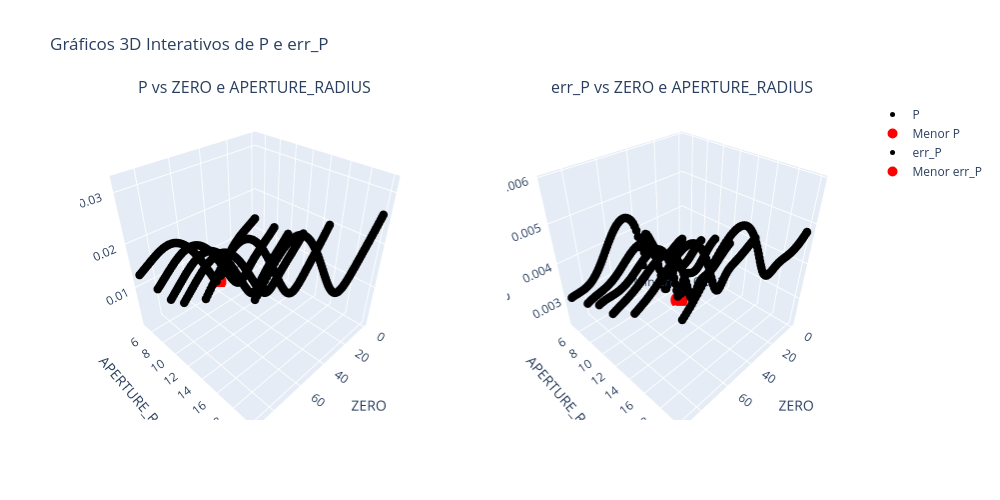
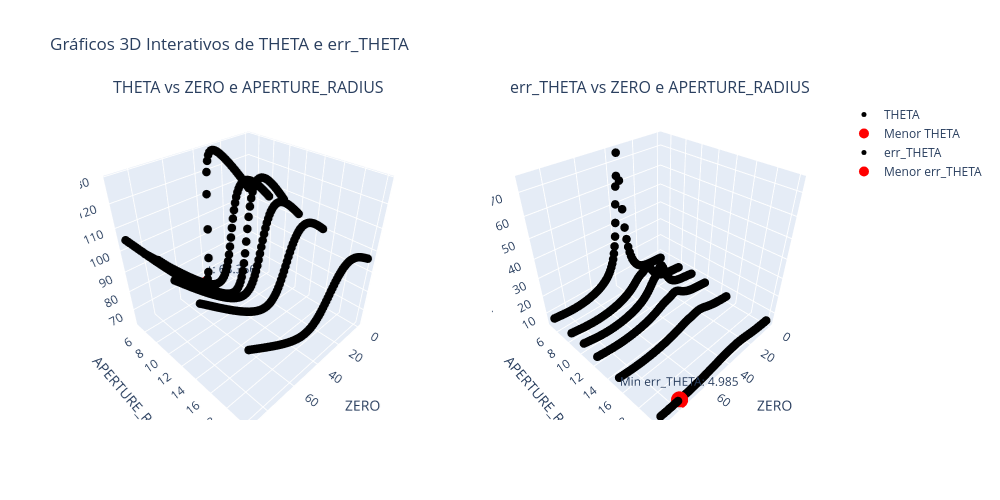
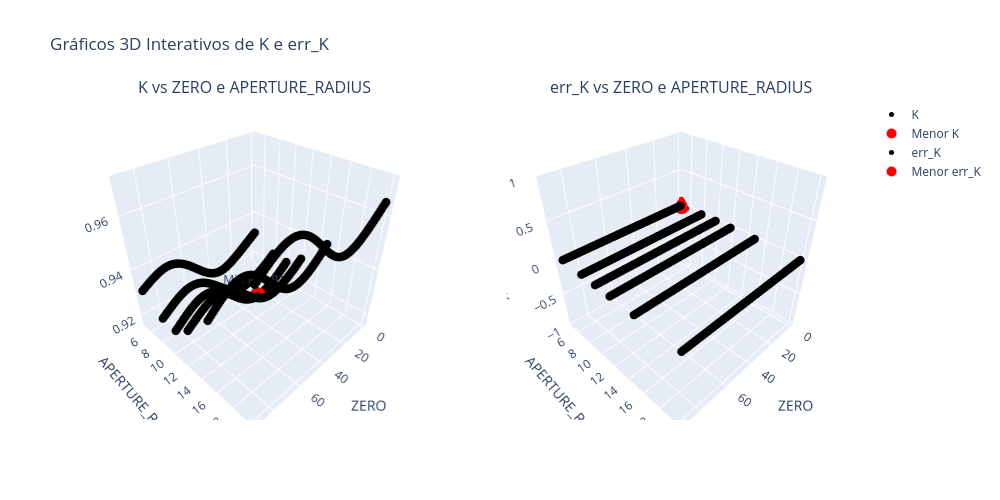
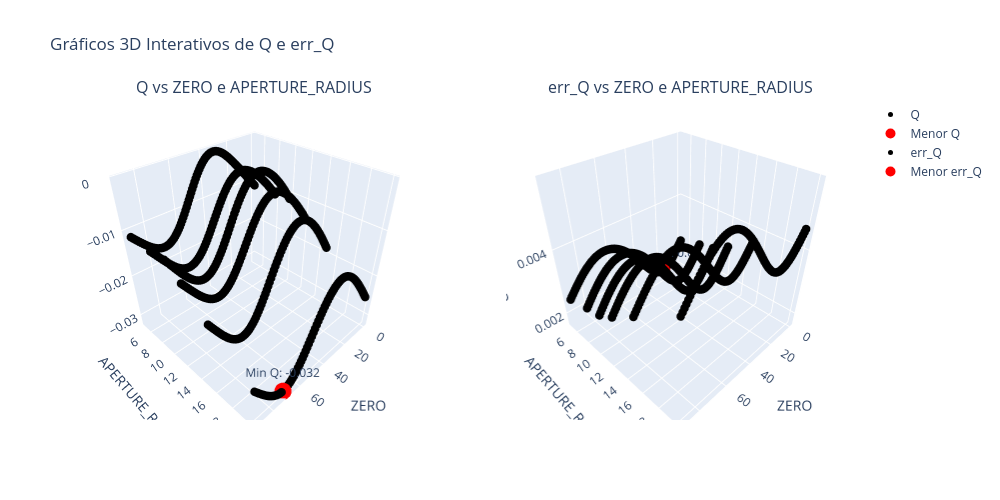

These figures' notebook cell, in order:
### Code cell
# Lista de variáveis que queremos analisar
variables = ["P", "THETA", "K", "Q", "U", "V"]

# Criar gráficos para cada variável
for var in variables:
    # Criando listas para armazenar os dados
    values = []
    errors = []
    zero_values = []
    aper_values = []

    # Percorrendo a matriz 3D para coletar os dados
    for j in range(len(range_aper)):
        for i in range(len(range_zero)):
            value = produto3D[j][i][var].nominal  # Valor principal
            error = produto3D[j][i][var].std_dev  # Desvio padrão
            zero = produto3D[j][i]['ZERO'].nominal
            aper = produto3D[j][i]['APERTURE_RADIUS']
            
            values.append(value)
            errors.append(error)
            zero_values.append(zero)
            aper_values.append(aper)

    # Encontrando os menores valores
    min_value_index = np.argmin(values)
    min_value = values[min_value_index]
    min_value_zero = zero_values[min_value_index]
    min_value_aper = aper_values[min_value_index]

    min_error_index = np.argmin(errors)
    min_error = errors[min_error_index]
    min_error_zero = zero_values[min_error_index]
    min_error_aper = aper_values[min_error_index]

    # Exibir os valores mínimos encontrados
    print(f"Menor {var} encontrado: {min_value:.3f}")
    print(f"ZERO correspondente: {min_value_zero:.3f}")
    print(f"APERTURE_RADIUS correspondente: {min_value_aper:.3f}\n")

    print(f"Menor err_{var} encontrado: {min_error:.3f}")
    print(f"ZERO correspondente: {min_error_zero:.3f}")
    print(f"APERTURE_RADIUS correspondente: {min_error_aper:.3f}\n")

    # Criando o layout de múltiplos gráficos
    fig = make_subplots(
        rows=1, cols=2,
        specs=[[{"type": "scatter3d"}, {"type": "scatter3d"}]],  # Definição dos gráficos 3D
        subplot_titles=[f"{var} vs ZERO e APERTURE_RADIUS", f"err_{var} vs ZERO e APERTURE_RADIUS"]
    )

    # Adicionando o gráfico da variável
    fig.add_trace(go.Scatter3d(
        x=zero_values, y=aper_values, z=values,
        mode='markers',
        marker=dict(size=5, color='black'),
        name=f'{var}'
    ), row=1, col=1)

    # Destacando o menor valor da variável
    fig.add_trace(go.Scatter3d(
        x=[min_value_zero], y=[min_value_aper], z=[min_value],
        mode='markers+text',
        marker=dict(size=10, color='red'),
        text=[f"Min {var}: {min_value:.3f}"],
        textposition="top center",
        name=f'Menor {var}'
    ), row=1, col=1)

    # Adicionando o gráfico do erro da variável
    fig.add_trace(go.Scatter3d(
        x=zero_values, y=aper_values, z=errors,
        mode='markers',
        marker=dict(size=5, color='black'),
        name=f'err_{var}'
    ), row=1, col=2)

    # Destacando o menor valor do erro
    fig.add_trace(go.Scatter3d(
        x=[min_error_zero], y=[min_error_aper], z=[min_error],
        mode='markers+text',
        marker=dict(size=10, color='red'),
        text=[f"Min err_{var}: {min_error:.3f}"],
        textposition="top center",
        name=f'Menor err_{var}'
    ), row=1, col=2)

    # Ajustando os rótulos e o tamanho do gráfico
    fig.update_layout(
        title=f"Gráficos 3D Interativos de {var} e err_{var}",
        width=1000,  # Aumenta a largura para caber os dois gráficos
        height=500,  # Ajusta a altura
        scene=dict(
            xaxis_title="ZERO",
            yaxis_title="APERTURE_RADIUS",
            zaxis_title=f"{var}"
        ),
        scene2=dict(
            xaxis_title="ZERO",
            yaxis_title="APERTURE_RADIUS",
            zaxis_title=f"err_{var}"
        )
    )

    # Exibir o gráfico interativo
    fig.show()

### Figure 1 — Plotly figure (JSON) as saved in the notebook; plotly's stock layout.template omitted (floating-point values rounded to 4 significant figures; data arrays with more than 128 entries replaced by an {"elided": "..."} marker saying what was removed)
{"data": [{"marker": {"color": "black", "size": 5}, "mode": "markers", "name": "P", "scene": "scene", "type": "scatter3d", "x": {"elided": "1547 int values"}, "y": {"elided": "1547 int values"}, "z": {"elided": "1547 float values"}}, {"marker": {"color": "red", "size": 10}, "mode": "markers+text", "name": "Menor P", "scene": "scene", "text": ["Min P: 0.001"], "textposition": "top center", "type": "scatter3d", "x": [36], "y": [5], "z": [0.001089]}, {"marker": {"color": "black", "size": 5}, "mode": "markers", "name": "err_P", "scene": "scene2", "type": "scatter3d", "x": {"elided": "1547 int values"}, "y": {"elided": "1547 int values"}, "z": {"elided": "1547 float values"}}, {"marker": {"color": "red", "size": 10}, "mode": "markers+text", "name": "Menor err_P", "scene": "scene2", "text": ["Min err_P: 0.002"], "textposition": "top center", "type": "scatter3d", "x": [33], "y": [10], "z": [0.00228]}], "layout": {"annotations": [{"font": {"size": 16}, "showarrow": false, "text": "P vs ZERO e APERTURE_RADIUS", "x": 0.225, "xanchor": "center", "xref": "paper", "y": 1, "yanchor": "bottom", "yref": "paper"}, {"font": {"size": 16}, "showarrow": false, "text": "err_P vs ZERO e APERTURE_RADIUS", "x": 0.775, "xanchor": "center", "xref": "paper", "y": 1, "yanchor": "bottom", "yref": "paper"}], "height": 500, "scene": {"domain": {"x": [0, 0.45], "y": [0, 1]}, "xaxis": {"title": {"text": "ZERO"}}, "yaxis": {"title": {"text": "APERTURE_RADIUS"}}, "zaxis": {"title": {"text": "P"}}}, "scene2": {"domain": {"x": [0.55, 1], "y": [0, 1]}, "xaxis": {"title": {"text": "ZERO"}}, "yaxis": {"title": {"text": "APERTURE_RADIUS"}}, "zaxis": {"title": {"text": "err_P"}}}, "title": {"text": "Gráficos 3D Interativos de P e err_P"}, "width": 1000}}

### Figure 2 — Plotly figure (JSON) as saved in the notebook; plotly's stock layout.template omitted (floating-point values rounded to 4 significant figures; data arrays with more than 128 entries replaced by an {"elided": "..."} marker saying what was removed)
{"data": [{"marker": {"color": "black", "size": 5}, "mode": "markers", "name": "THETA", "scene": "scene", "type": "scatter3d", "x": {"elided": "1547 int values"}, "y": {"elided": "1547 int values"}, "z": {"elided": "1547 float values"}}, {"marker": {"color": "red", "size": 10}, "mode": "markers+text", "name": "Menor THETA", "scene": "scene", "text": ["Min THETA: 63.356"], "textposition": "top center", "type": "scatter3d", "x": [42], "y": [5], "z": [63.36]}, {"marker": {"color": "black", "size": 5}, "mode": "markers", "name": "err_THETA", "scene": "scene2", "type": "scatter3d", "x": {"elided": "1547 int values"}, "y": {"elided": "1547 int values"}, "z": {"elided": "1547 float values"}}, {"marker": {"color": "red", "size": 10}, "mode": "markers+text", "name": "Menor err_THETA", "scene": "scene2", "text": ["Min err_THETA: 4.985"], "textposition": "top center", "type": "scatter3d", "x": [77], "y": [20], "z": [4.985]}], "layout": {"annotations": [{"font": {"size": 16}, "showarrow": false, "text": "THETA vs ZERO e APERTURE_RADIUS", "x": 0.225, "xanchor": "center", "xref": "paper", "y": 1, "yanchor": "bottom", "yref": "paper"}, {"font": {"size": 16}, "showarrow": false, "text": "err_THETA vs ZERO e APERTURE_RADIUS", "x": 0.775, "xanchor": "center", "xref": "paper", "y": 1, "yanchor": "bottom", "yref": "paper"}], "height": 500, "scene": {"domain": {"x": [0, 0.45], "y": [0, 1]}, "xaxis": {"title": {"text": "ZERO"}}, "yaxis": {"title": {"text": "APERTURE_RADIUS"}}, "zaxis": {"title": {"text": "THETA"}}}, "scene2": {"domain": {"x": [0.55, 1], "y": [0, 1]}, "xaxis": {"title": {"text": "ZERO"}}, "yaxis": {"title": {"text": "APERTURE_RADIUS"}}, "zaxis": {"title": {"text": "err_THETA"}}}, "title": {"text": "Gráficos 3D Interativos de THETA e err_THETA"}, "width": 1000}}

### Figure 3 — Plotly figure (JSON) as saved in the notebook; plotly's stock layout.template omitted (floating-point values rounded to 4 significant figures; data arrays with more than 128 entries replaced by an {"elided": "..."} marker saying what was removed)
{"data": [{"marker": {"color": "black", "size": 5}, "mode": "markers", "name": "K", "scene": "scene", "type": "scatter3d", "x": {"elided": "1547 int values"}, "y": {"elided": "1547 int values"}, "z": {"elided": "1547 float values"}}, {"marker": {"color": "red", "size": 10}, "mode": "markers+text", "name": "Menor K", "scene": "scene", "text": ["Min K: 0.917"], "textposition": "top center", "type": "scatter3d", "x": [27], "y": [10], "z": [0.9172]}, {"marker": {"color": "black", "size": 5}, "mode": "markers", "name": "err_K", "scene": "scene2", "type": "scatter3d", "x": {"elided": "1547 int values"}, "y": {"elided": "1547 int values"}, "z": {"elided": "1547 int values"}}, {"marker": {"color": "red", "size": 10}, "mode": "markers+text", "name": "Menor err_K", "scene": "scene2", "text": ["Min err_K: 0.000"], "textposition": "top center", "type": "scatter3d", "x": [0], "y": [5], "z": [0]}], "layout": {"annotations": [{"font": {"size": 16}, "showarrow": false, "text": "K vs ZERO e APERTURE_RADIUS", "x": 0.225, "xanchor": "center", "xref": "paper", "y": 1, "yanchor": "bottom", "yref": "paper"}, {"font": {"size": 16}, "showarrow": false, "text": "err_K vs ZERO e APERTURE_RADIUS", "x": 0.775, "xanchor": "center", "xref": "paper", "y": 1, "yanchor": "bottom", "yref": "paper"}], "height": 500, "scene": {"domain": {"x": [0, 0.45], "y": [0, 1]}, "xaxis": {"title": {"text": "ZERO"}}, "yaxis": {"title": {"text": "APERTURE_RADIUS"}}, "zaxis": {"title": {"text": "K"}}}, "scene2": {"domain": {"x": [0.55, 1], "y": [0, 1]}, "xaxis": {"title": {"text": "ZERO"}}, "yaxis": {"title": {"text": "APERTURE_RADIUS"}}, "zaxis": {"title": {"text": "err_K"}}}, "title": {"text": "Gráficos 3D Interativos de K e err_K"}, "width": 1000}}

### Figure 4 — Plotly figure (JSON) as saved in the notebook; plotly's stock layout.template omitted (floating-point values rounded to 4 significant figures; data arrays with more than 128 entries replaced by an {"elided": "..."} marker saying what was removed)
{"data": [{"marker": {"color": "black", "size": 5}, "mode": "markers", "name": "Q", "scene": "scene", "type": "scatter3d", "x": {"elided": "1547 int values"}, "y": {"elided": "1547 int values"}, "z": {"elided": "1547 float values"}}, {"marker": {"color": "red", "size": 10}, "mode": "markers+text", "name": "Menor Q", "scene": "scene", "text": ["Min Q: -0.032"], "textposition": "top center", "type": "scatter3d", "x": [70], "y": [20], "z": [-0.0318]}, {"marker": {"color": "black", "size": 5}, "mode": "markers", "name": "err_Q", "scene": "scene2", "type": "scatter3d", "x": {"elided": "1547 int values"}, "y": {"elided": "1547 int values"}, "z": {"elided": "1547 float values"}}, {"marker": {"color": "red", "size": 10}, "mode": "markers+text", "name": "Menor err_Q", "scene": "scene2", "text": ["Min err_Q: 0.002"], "textposition": "top center", "type": "scatter3d", "x": [19], "y": [5], "z": [0.001708]}], "layout": {"annotations": [{"font": {"size": 16}, "showarrow": false, "text": "Q vs ZERO e APERTURE_RADIUS", "x": 0.225, "xanchor": "center", "xref": "paper", "y": 1, "yanchor": "bottom", "yref": "paper"}, {"font": {"size": 16}, "showarrow": false, "text": "err_Q vs ZERO e APERTURE_RADIUS", "x": 0.775, "xanchor": "center", "xref": "paper", "y": 1, "yanchor": "bottom", "yref": "paper"}], "height": 500, "scene": {"domain": {"x": [0, 0.45], "y": [0, 1]}, "xaxis": {"title": {"text": "ZERO"}}, "yaxis": {"title": {"text": "APERTURE_RADIUS"}}, "zaxis": {"title": {"text": "Q"}}}, "scene2": {"domain": {"x": [0.55, 1], "y": [0, 1]}, "xaxis": {"title": {"text": "ZERO"}}, "yaxis": {"title": {"text": "APERTURE_RADIUS"}}, "zaxis": {"title": {"text": "err_Q"}}}, "title": {"text": "Gráficos 3D Interativos de Q e err_Q"}, "width": 1000}}
